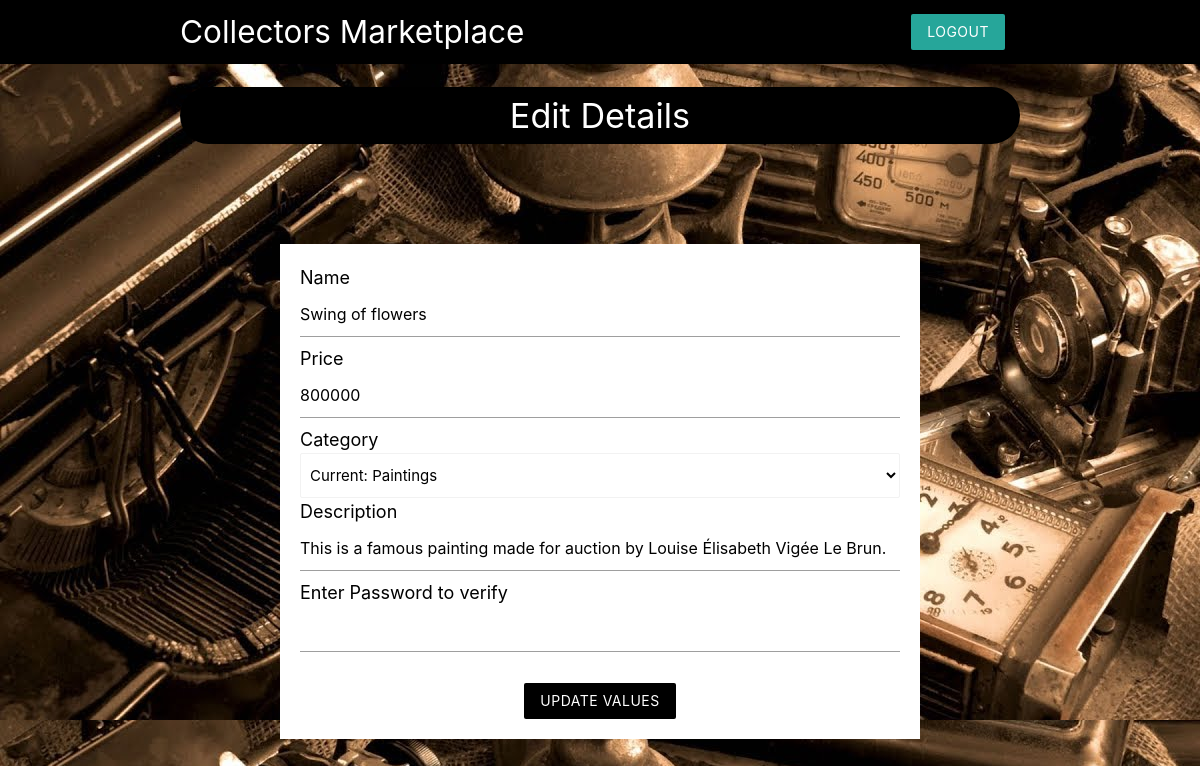
Page /seller/prod_edit.php?product_id=14 (signed in) on the committed database.
### tables this page shows
CREATE TABLE `product` (
  `product_id` int(5) NOT NULL,
  `cat_id` int(11) NOT NULL DEFAULT 404,
  `seller_id` int(11) NOT NULL,
  `product_name` varchar(50) NOT NULL,
  `product_price` int(11) NOT NULL,
  `product_img` varchar(255) NOT NULL,
  `timestamp_add` timestamp NOT NULL DEFAULT current_timestamp(),
  `status` int(1) NOT NULL DEFAULT 1,
  `product_desc` text NOT NULL
);

### seller/prod_edit.php (the view, shortened to what this page needs)
<?php
include("../templates/database_conn.php");
    $prod_name="";
    $prod_price="";
    $category="";
    $prod_desc="";
    if(isset($_GET['product_id'])){
        $p=$_GET['product_id'];
        $sql="Select * from product where product_id='$p'";
        $res=mysqli_query($con,$sql);
        $prod=mysqli_fetch_array($res,MYSQLI_ASSOC);
        $prod_name=$prod['product_name'];
        $prod_price=$prod['product_price'];
        $category=$prod['cat_id'];
        $prod_desc=$prod['product_desc'];
    }
    else{
        header("location:sellerpage.php");
    }
?>
<!DOCTYPE html>
<html lang="en">
<head>
    <link rel="stylesheet" href="https://cdnjs.cloudflare.com/ajax/libs/materialize/1.0.0/css/materialize.min.css">
</head>
<body>
<nav class="black z-depth-0">
		<div class ="container">
			<a href="sellerpage.php" class="brand-logo brand-text">Collectors Marketplace</a>
            <ul id="nav-mobile" class="right hide-on-small-and-down">
                <li><a href="seller_logout.php" class="btn brand z-depth-0">Logout</a></li>
			</ul>
		</div>
	</nav>
    <section class="container grey-text" >
        <h4 class="center white-text" style="background-color:black; border-radius:30px; padding:10px;">
        Edit Details
        </h4>
 <form class="white" method="POST" enctype="multipart/form-data">
     <label style="font-size:18px; color:black;">Name</label>
     <input type="text" name="product_name" value='<?php echo $prod_name?>' required>
     <label style="font-size:18px; color:black;">Price</label>
     <input type="number" name="product_price" value='<?php echo $prod_price?>' required>
     <label style="font-size:18px; color:black;">Category</label>
     <select name="Category" class="browser-default">
     <option selected value="<?php echo $category;?>">Current: <?php
            $sql4="select * from `category` where cat_id='$category'";
            $res4=mysqli_query($con,$sql4);
            $cat_info=mysqli_fetch_array($res4,MYSQLI_ASSOC);
            echo $cat_info['cat_name'];
     ?></option>
     </select>
     <label style="font-size:18px; color:black;">Description</label>
     <input type="text" name="product_desc" value='<?php echo $prod_desc?>' required>
     <label style="font-size:18px; color:black;">Enter Password to verify</label>
     <input type="password" name="password" value='' required>
     <br>
     <div class="center">
         <input type="submit" name="submit" value="Update values" class="btn brand z-depth-0" style="background-color:black;"></input>
     </div>
 </form>
</section>
</body>
</html>

### seller/prod_edit.php (style rules this page uses)
form { max-width: 800px; margin: 100px; padding: 20px; }
body { background-image: url('../templates/images/bg_theme.jpg'); }

### rows in the picture
product: product_name "Swing of flowers", product_price "800000", product_desc "This is a famous painting made for auction by Louise Élisabeth Vigée Le Brun."
